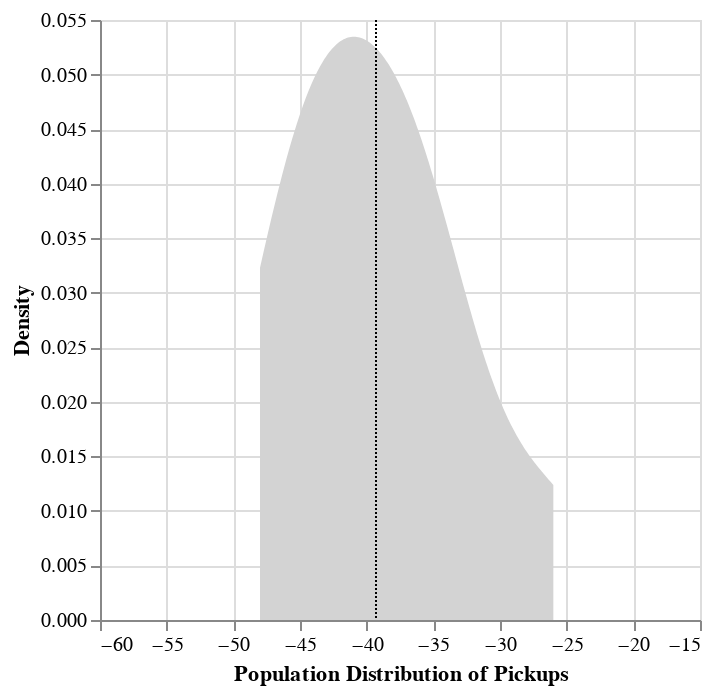

The cell this chart's notebook holds for it:
### Code cell
bootstrapped_100_10 = NPS_bootstrap(responses_100, 10)
print(CI_90(bootstrapped_100_10))
print(CI_95(bootstrapped_100_10))
NPS_density(bootstrapped_100_10)

### Figure 1 — Vega-Lite specification as saved in the notebook (floating-point values rounded to 4 significant figures)
{"config": {"view": {"continuousWidth": 300, "continuousHeight": 300}}, "layer": [{"mark": {"type": "area", "color": "lightgray"}, "encoding": {"x": {"axis": {"title": "Population Distribution of Pickups"}, "field": "tests", "scale": {"domain": [-58.0, -16.0]}, "type": "quantitative"}, "y": {"axis": {"title": "Density"}, "field": "density", "type": "quantitative"}}, "transform": [{"density": "tests", "as": ["tests", "density"]}]}, {"mark": {"type": "rule", "color": "black", "strokeDash": [1, 1]}, "encoding": {"x": {"aggregate": "mean", "field": "tests", "type": "quantitative"}}}], "data": {"name": "data-1c2542844714dd9a462ebcb03c247013"}, "$schema": "https://vega.github.io/schema/vega-lite/v5.16.3.json", "datasets": {"data-1c2542844714dd9a462ebcb03c247013": [{"tests": -48.0}, {"tests": -44.0}, {"tests": -46.0}, {"tests": -34.0}, {"tests": -40.0}, {"tests": -40.0}, {"tests": -43.0}, {"tests": -26.0}, {"tests": -37.0}, {"tests": -35.0}]}}
